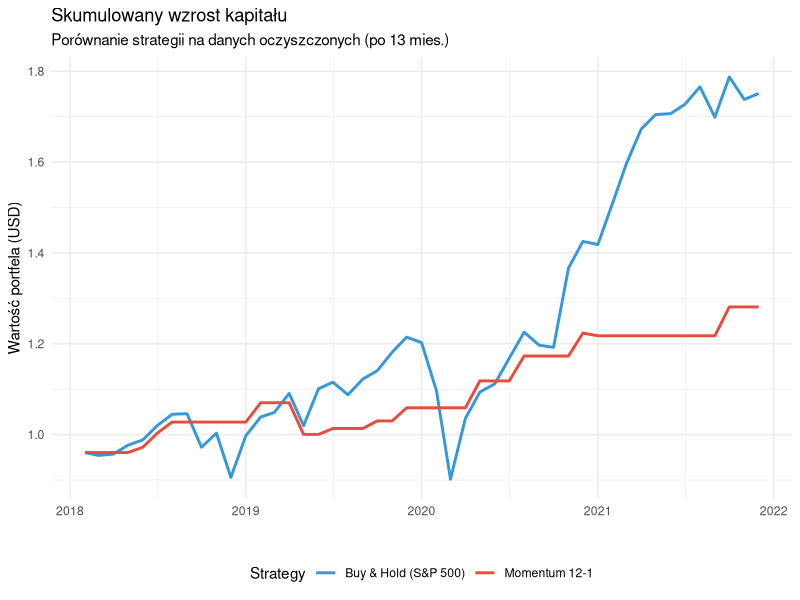

The R source for this figure:
##############################
# Title: S&P 500
# @: Szymon Zagroba, Ireneusz Sołtykiewicz, Wojciech Gronowicz
# Date: 05.01.2026
##############################

# Load libraries

library(dplyr)
library(tidyverse)
library(ggplot2)
library(tidyr)

# Load data

prices <- read.csv("data-sets/s-and-p-500/prices.csv")
tickerlist <- read.csv("data-sets/s-and-p-500/tickerlist.csv")
returns <- read.csv("data-sets/s-and-p-500/returns.csv")

# Annual rate of return - Buy&Hold

index_monthly_returns <- returns %>%
  mutate(index_return = rowMeans(select(., -Date), na.rm = TRUE)) %>%
  select(1, index_return)

index_annual_returns <- index_monthly_returns %>%
  mutate(
    Date = as.Date(Date),
    Year = format(Date, "%Y")
  ) %>%
  group_by(Year) %>% 
  summarise(
    annual_return = prod(1 + index_return) - 1
  )
 
# Annual volatility - Buy&Hold

index_annual_volatility <- index_monthly_returns  %>%
  mutate(
    Date = as.Date(Date),
    Year = format(Date, "%Y")
  ) %>%
  group_by(Year) %>% 
  summarise(
    annual_volatility = sd(index_return) * sqrt(12)
  )

# Sharpe ratio - Buy&Hold

us_treasury_bonds_rates <- 0.0347

index_annual_sharpe_ratio <- index_monthly_returns  %>%
  mutate(
    Date = as.Date(Date),
    Year = format(Date, "%Y")
  ) %>%
  group_by(Year) %>%
  summarise(
    ((mean(index_return) * 12) - us_treasury_bonds_rates) / (sd(index_return) * sqrt(12))
  )

# Max drawdown - Buy&Hold

index_monthly_returns <- index_monthly_returns %>%
  mutate(
    Cumulative_Return = cumprod(1 + index_return),
    Running_Max = cummax(Cumulative_Return),
    Drawdown = (Cumulative_Return - Running_Max) / Running_Max
  )

max_drawdown <- min(index_monthly_returns$Drawdown)

# Annual rate of return - Momentum

momentum_monthly_returns <- index_monthly_returns %>%
  mutate(
    Momentum_Signal = (lag(index_return, 1) / lag(index_return, 13)) - 1,
    Weight_Momentum = ifelse(Momentum_Signal > 0, 1, 0),
    Weight_Momentum = ifelse(is.na(Weight_Momentum), 0, Weight_Momentum),
    Strategy_Return = Weight_Momentum * index_return
  )

momentum_annual_returns <- momentum_monthly_returns %>%
  mutate(
    Date = as.Date(Date),
    Year = format(Date, "%Y")
  ) %>%
  group_by(Year) %>% 
  summarise(
    annual_return = prod(1 + Strategy_Return) - 1
  )

# Annual volatility - Momentum

momentum_annual_volatility <- momentum_monthly_returns  %>%
  mutate(
    Date = as.Date(Date),
    Year = format(Date, "%Y")
  ) %>%
  group_by(Year) %>% 
  summarise(
    momentum_volatility = sd(Strategy_Return) * sqrt(12)
  )

# Sharpe ratio - Momentum

momentum_annual_sharpe_ratio <- momentum_monthly_returns  %>%
  mutate(
    Date = as.Date(Date),
    Year = format(Date, "%Y")
  ) %>%
  group_by(Year) %>%
  summarise(
    ((mean(Strategy_Return) * 12) - us_treasury_bonds_rates) / (sd(Strategy_Return) * sqrt(12))
  )

# Max drawdown - Momentum

momentum_monthly_returns <- momentum_monthly_returns %>%
  mutate(
    Cumulative_Return = cumprod(1 + Strategy_Return),
    Running_Max = cummax(Cumulative_Return),
    Drawdown = (Cumulative_Return - Running_Max) / Running_Max
  )

momentum_max_drawdown <- min(momentum_monthly_returns$Drawdown)

# T-test returns difference

reduced_index_monthly_returns <- index_monthly_returns[-(1:13),]
reduced_momentum_monthly_returns <- momentum_monthly_returns[-(1:13),]

t_test_result <- t.test(
  reduced_index_monthly_returns$index_return,
  reduced_momentum_monthly_returns$Strategy_Return, 
  paired = TRUE
)

# Capital curves chart

comparison_data <- data.frame(
  Date = as.Date(reduced_index_monthly_returns$Date),
  Return_BH = reduced_index_monthly_returns$index_return,
  Return_Mom = reduced_momentum_monthly_returns$Strategy_Return
) %>%
  mutate(
    Equity_BH = cumprod(1 + Return_BH),
    Equity_Mom = cumprod(1 + Return_Mom),
    DD_BH = (Equity_BH / cummax(Equity_BH)) - 1,
    DD_Mom = (Equity_Mom / cummax(Equity_Mom)) - 1
  )


equity_long <- comparison_data %>%
  select(Date, Equity_BH, Equity_Mom) %>%
  pivot_longer(-Date, names_to = "Strategy", values_to = "Value")

ggplot(equity_long, aes(x = Date, y = Value, color = Strategy)) +
  geom_line(linewidth = 1) +
  scale_color_manual(
    values = c("Equity_BH" = "#3498db", "Equity_Mom" = "#e74c3c"),
    labels = c("Buy & Hold (S&P 500)", "Momentum 12-1")
  ) +
  labs(
    title = "Skumulowany wzrost kapitału",
    subtitle = "Porównanie strategii na danych oczyszczonych (po 13 mies.)",
    y = "Wartość portfela (USD)", x = ""
  ) +
  theme_minimal() +
  theme(legend.position = "bottom")

# Summary

bh_sharpe_total <- (mean(reduced_index_monthly_returns$index_return) * 12 - 0.0347) / (sd(reduced_index_monthly_returns$index_return) * sqrt(12))
mom_sharpe_total <- (mean(reduced_momentum_monthly_returns$Strategy_Return) * 12 - 0.0347) / (sd(reduced_momentum_monthly_returns$Strategy_Return) * sqrt(12))

cat("--- WYNIKI S&P 500 ---\n",
    "B&H Zysk śr. roczny:", mean(index_annual_returns$annual_return), "\n",
    "B&H Zmienność roczna:", sd(reduced_index_monthly_returns$index_return) * sqrt(12), "\n",
    "B&H Sharpe Ratio (całość):", bh_sharpe_total, "\n",
    "B&H Max Drawdown:", max_drawdown, "\n",
    "------------------------\n",
    "Mom. Zysk śr. roczny:", mean(momentum_annual_returns$annual_return), "\n",
    "Mom. Zmienność roczna:", sd(reduced_momentum_monthly_returns$Strategy_Return) * sqrt(12), "\n",
    "Mom. Sharpe Ratio (całość):", mom_sharpe_total, "\n",
    "Mom. Max Drawdown:", momentum_max_drawdown, "\n",
    "P-value (czy różnica istotna?):", t_test_result$p.value, "\n")
